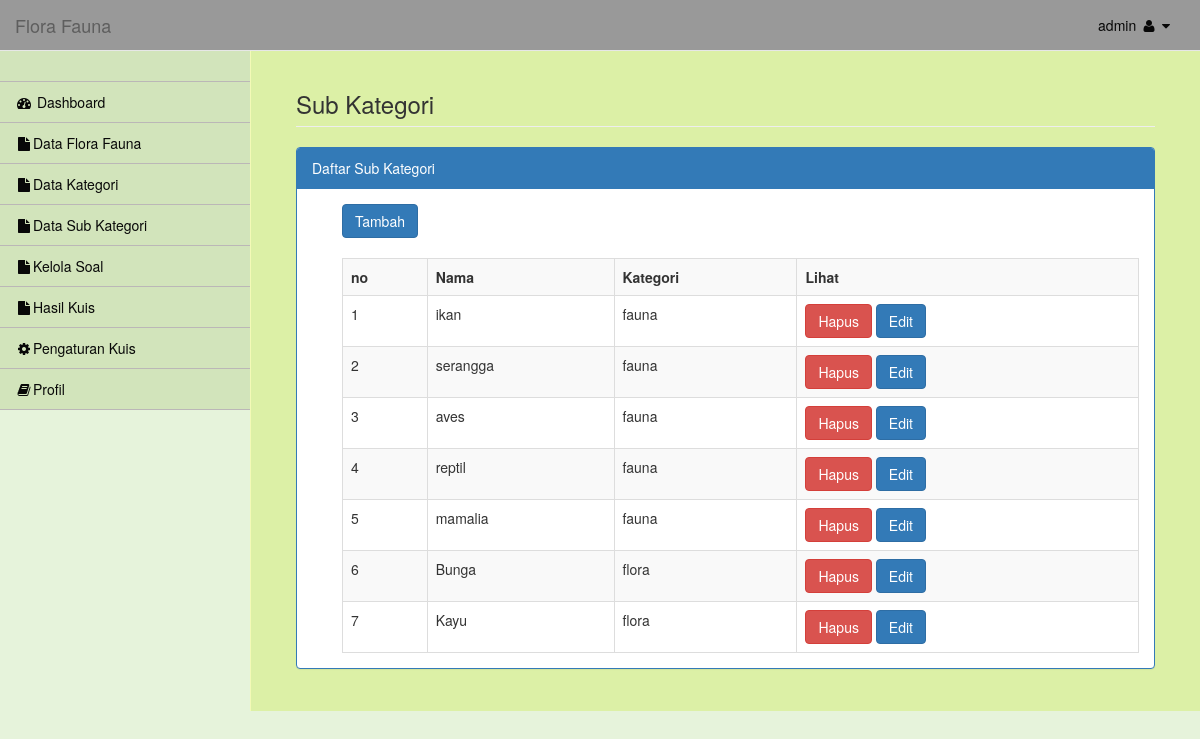
Page /admin/media.php?module=subkategori (signed in) on the committed database.
### tables this page shows
CREATE TABLE `tbl_subkategori` (
  `id` int(11) NOT NULL,
  `nama_subkategori` varchar(50) NOT NULL,
  `kategori_id` int(11) DEFAULT 0
);

CREATE TABLE `tbl_kategori` (
  `id` int(11) NOT NULL,
  `nama_kategori` varchar(50) NOT NULL
);

### admin/modul/mod_subkategori/subkategori.php (the view, shortened to what this page needs)
        <div id="page-wrapper">
            <div class="container-fluid">
                <div class="row">
                    <div class="col-lg-12">
                        <h3 class="page-header"> Sub Kategori </h3>
                    </div>
                </div>
                <div class="row">
                    <div class="col-lg-12">
                    <div class="panel panel-primary">
                        <div class="panel-heading">
                            Daftar Sub Kategori
                        </div>
                        <div class="panel-body">
<?php
$aksi="modul/mod_subkategori/aksi_subkategori.php";
switch($_GET[act]){
  default:
  echo "<div style='text-align:left;padding-left:30px;'>
          <input class='btn btn-primary' type=button value='Tambah'
          onclick=\"window.location.href='?module=subkategori&act=tambah';\">  ";
      $tampil = mysqli_query($connect,"SELECT a.*, b.nama_kategori FROM tbl_subkategori a LEFT JOIN tbl_kategori b
                ON a.kategori_id = b.id");
      echo "</br></br>
    <table class='table table-striped table-bordered table-hover'>
          <tr><th>no</th><th>Nama</th><th>Kategori</th><th>Lihat</th></tr>";
    $no=1;
    while ($r=mysqli_fetch_array($tampil)){
       echo "<tr><td>$no</td>
            <td>$r[nama_subkategori]</td>
            <td>$r[nama_kategori]</td>
          <td>
          <a href=$aksi?module=subkategori&act=hapus&id=$r[id] class='btn btn-danger'
              onClick=\"javascript: return confirm('Hapus data ini?');\" >Hapus</a>
          <a href=?module=subkategori&act=edit&id=$r[id] class='btn btn-primary'
              onClick=\"javascript: return confirm('Ubah data ini?');\">Edit</a>
          </td>";
        echo"</tr>";
      $no++;
    }
    echo "</table>";
    break;
}
?>
                        </div>
                    </div>
                    </div>
                </div>
            </div>
        </div>

### rows in the picture
tbl_subkategori: nama_subkategori "ikan", kategori.nama_kategori "fauna"
tbl_subkategori: nama_subkategori "serangga", kategori.nama_kategori "fauna"
tbl_subkategori: nama_subkategori "aves", kategori.nama_kategori "fauna"
tbl_subkategori: nama_subkategori "reptil", kategori.nama_kategori "fauna"
tbl_subkategori: nama_subkategori "mamalia", kategori.nama_kategori "fauna"
tbl_subkategori: nama_subkategori "Bunga", kategori.nama_kategori "flora"
tbl_subkategori: nama_subkategori "Kayu", kategori.nama_kategori "flora"

### other values in the picture
$_SESSION[username] "admin"
